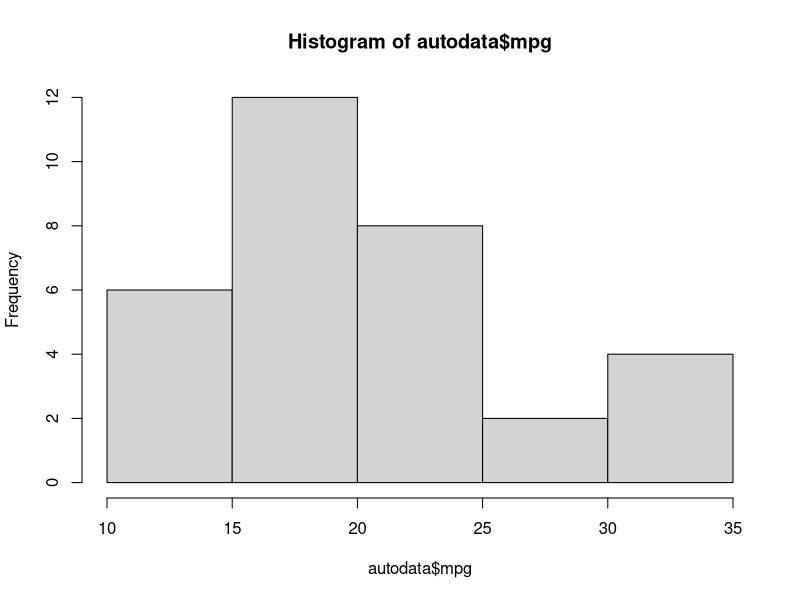
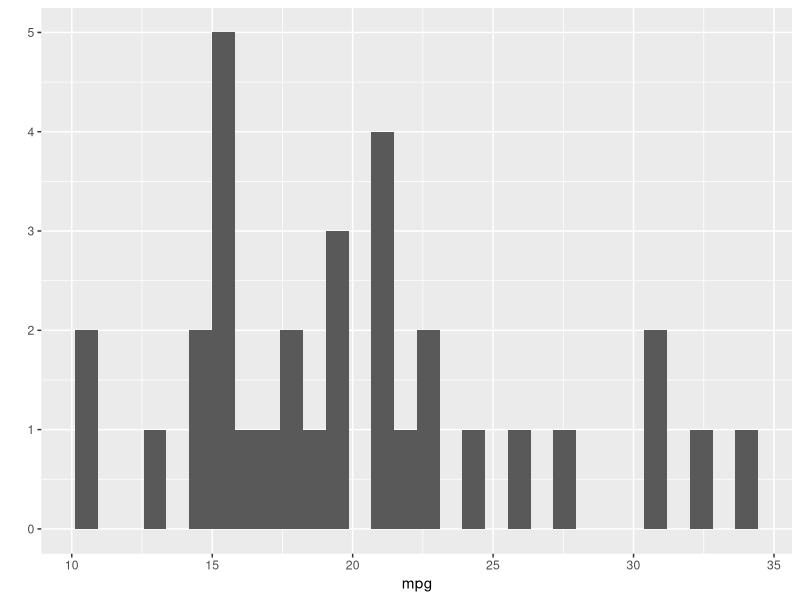
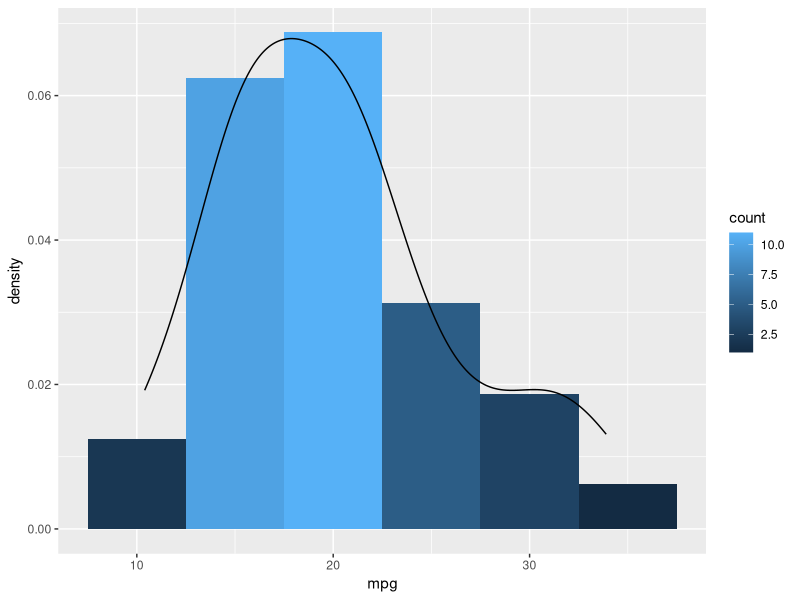
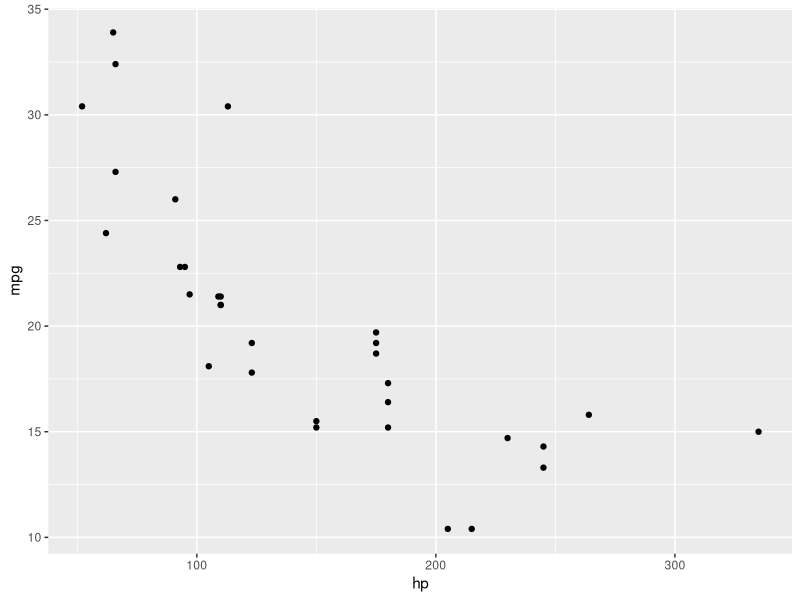
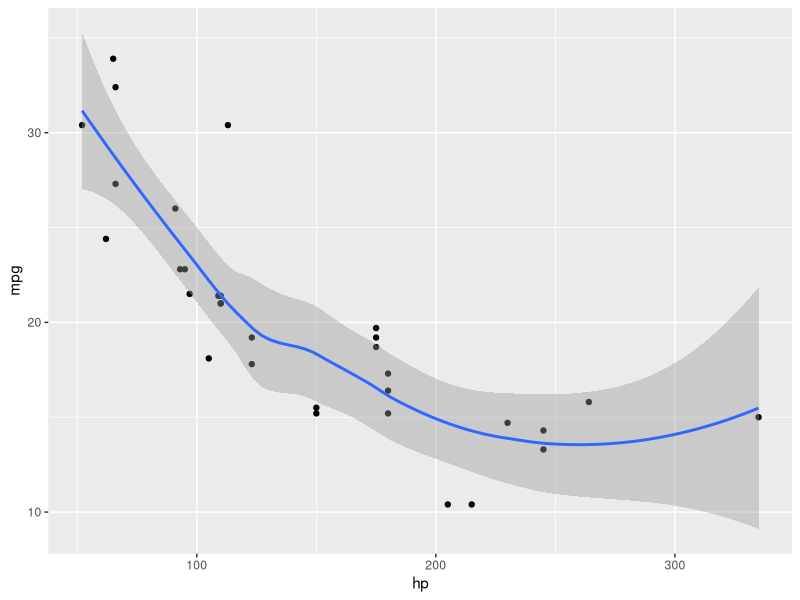

The R script that drew these images, in order:
library(ggplot2)

# create new varaibles 
autodata = mtcars

# summary statistics
summary(autodata)

# recode factor varaible
autodata$trans = factor(autodata$am, labels=c('automatic','manual'))
summary(autodata$trans)

# cross tab
table(autodata$trans, autodata$cyl)
ct = table(autodata$trans, autodata$cyl)
prop.table(ct)
prop.table(ct,1)
prop.table(ct,2)

# histogram
hist_stat =hist(autodata$mpg)
# histogram done right
qplot(data=autodata, x=mpg, geom='histogram')
# histogram overkill
ggplot(data=autodata, aes(x=mpg))+ 
    geom_histogram(binwidth = 5, aes(y=..density..,fill = ..count..))  + 
    geom_density()

# scatter plot
qplot(data=autodata, x=hp, y=mpg)
# + smoothing
qplot(data=autodata, x=hp, y=mpg) + geom_smooth()
